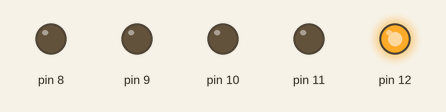
The sketch below on a simulated Arduino Uno, built with avr-gcc and run on an emulated ATmega328P. Parts: output pins drawn as LEDs (lit = HIGH).

Above: at 0.05 s.
At 0.65 s:
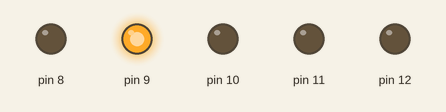
At 1.25 s:
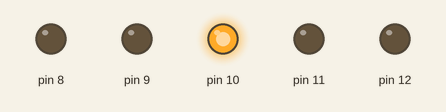
At 1.85 s:
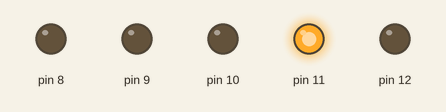
At 2.5 s:
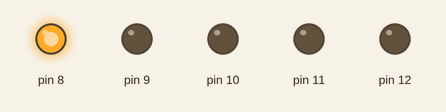
Timing chart, 0 to 3.0 s (numbered marks = the images above):
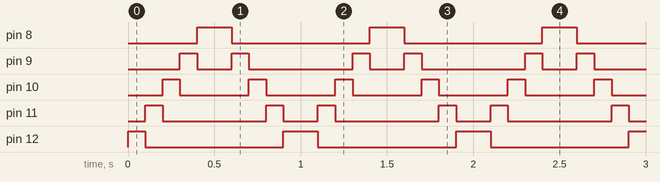

Measured:
- by itself, pin 8: alternates HIGH for 0.20 s and LOW for 0.80 s
- by itself, pin 9: repeats every 1.0 s: LOW 0.20 s, HIGH 0.10 s, LOW 0.60 s, HIGH 0.10 s
- by itself, pin 10: alternates HIGH for 0.10 s and LOW for 0.40 s
- by itself, pin 11: repeats every 1.0 s: LOW 0.60 s, HIGH 0.10 s, LOW 0.20 s, HIGH 0.10 s
- by itself, pin 12: repeats every 1.0 s: LOW 0.80 s, HIGH 0.20 s

The sketch:

funciones_leds.ino
```cpp
int tiempo1=100;
int tiempo2=100;
int pin=7;
void setup() {
for(pin=12;pin>=8;pin--){
    pinMode(pin,OUTPUT);
}
}
void secuencia(){
  for(pin=12;pin>=8;pin--){
    digitalWrite(pin,HIGH);
    delay(tiempo1);
    digitalWrite(pin,LOW);
}
}
void secuencia2(){
   for(pin=8;pin<=12;pin++){
    digitalWrite(pin,HIGH);
    delay(tiempo2);
    digitalWrite(pin,LOW);
}
}
void loop() {

secuencia();
secuencia2();

}
```
